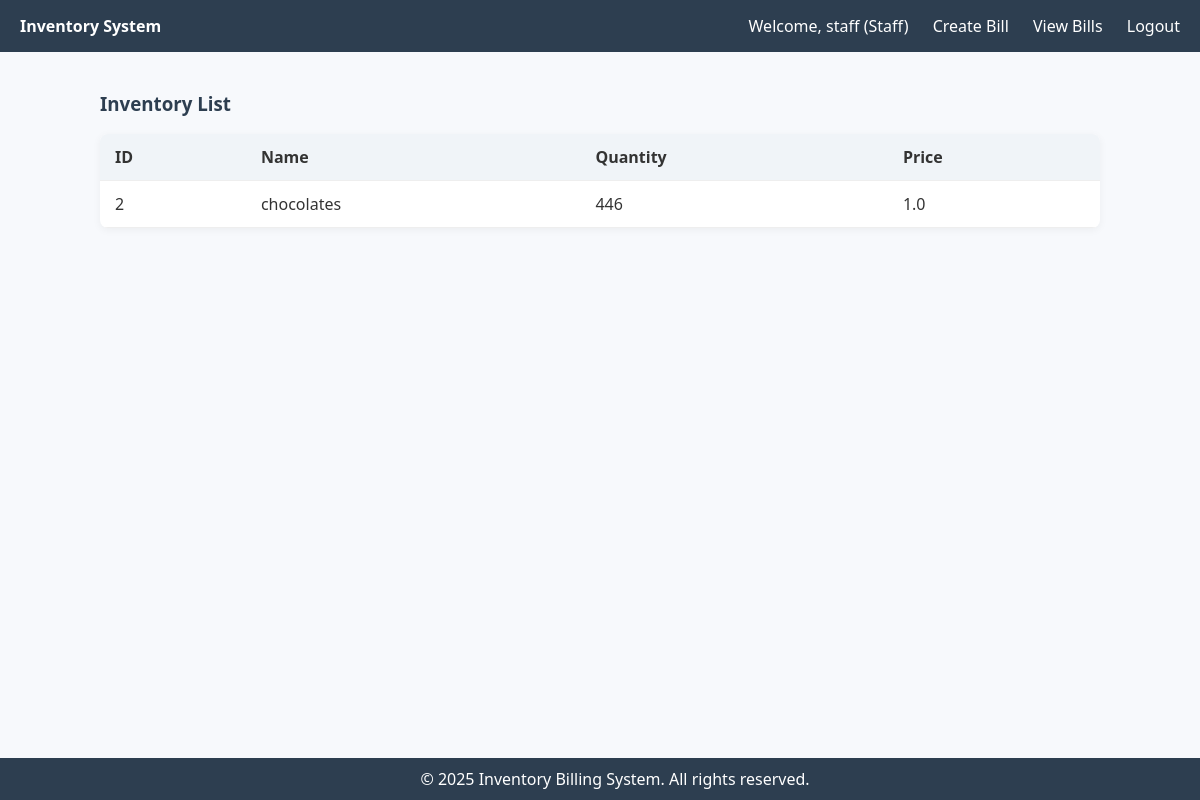
Page /staff/inventory (signed in) on the committed database.
### tables this page shows
CREATE TABLE inventory (
                    id INTEGER PRIMARY KEY AUTOINCREMENT,
                    name TEXT NOT NULL,
                    quantity INTEGER NOT NULL,
                    price REAL NOT NULL
                );

### application.py (the view)
@application.route('/staff/inventory')
def inventory_staff():
    if 'username' not in session or session['role'] != 'staff':
        flash("Unauthorized access!", "danger")
        return redirect(url_for('login'))
    conn = sqlite3.connect('database.db')
    c = conn.cursor()
    c.execute("SELECT * FROM inventory")
    items = c.fetchall()
    conn.close()
    return render_template('inventory_staff.html', items=items)

### templates/inventory_staff.html (shortened to what this page needs)
<!DOCTYPE html>
<html lang="en">
<head>
</head>
<body>
    <div class="navbar">
        <div>
            <strong>Inventory System</strong>
        </div>
        <div>
            <span>Welcome, {{ session['username'] }} (Staff)</span>
            <a href="{{ url_for('create_bill') }}">Create Bill</a>
            <a href="{{ url_for('old_bills') }}">View Bills</a>
            <a href="{{ url_for('logout') }}">Logout</a>
        </div>
    </div>
    <div class="container">
        <h3>Inventory List</h3>
        <table>
            <tr>
                <th>ID</th><th>Name</th><th>Quantity</th><th>Price</th>
            </tr>
            {% for item in items %}
            <tr>
                <td>{{ item[0] }}</td>
                <td>{{ item[1] }}</td>
                <td>{{ item[2] }}</td>
                <td>{{ item[3] }}</td>
            </tr>
            {% endfor %}
        </table>
    </div>
    <footer>
        &copy; {{ now().year if now else '2025' }} Inventory Billing System. All rights reserved.
    </footer>
</body>
</html>

### templates/inventory_staff.html (style rules this page uses)
body { margin: 0; font-family: 'Segoe UI', sans-serif; background-color: #f7f9fc; color: #333; }
.navbar { background-color: #2d3e50; padding: 15px 20px; display: flex; justify-content: space-between; align-items: center; color: white; flex-wrap: wrap; }
.navbar a { color: white; margin-left: 20px; text-decoration: none; font-weight: 500; }
.container { padding: 20px; max-width: 1000px; margin: auto; }
h2, h3 { color: #2d3e50; }
table { width: 100%; border-collapse: collapse; margin-top: 15px; background-color: white; border-radius: 8px; overflow: hidden; box-shadow: 0 2px 8px rgba(0,0,0,0.05); }
th, td { padding: 12px 15px; text-align: left; border-bottom: 1px solid #eee; }
th { background-color: #f0f4f8; font-weight: 600; }
footer { background-color: #2d3e50; color: white; text-align: center; padding: 10px 15px; width: 100%; position: fixed; bottom: 0; left: 0; z-index: 10; }

### rows in the picture
inventory: id "2", name "chocolates", quantity "446", price "1.0"

### other values in the picture
{{ session['username'] }} "staff"
